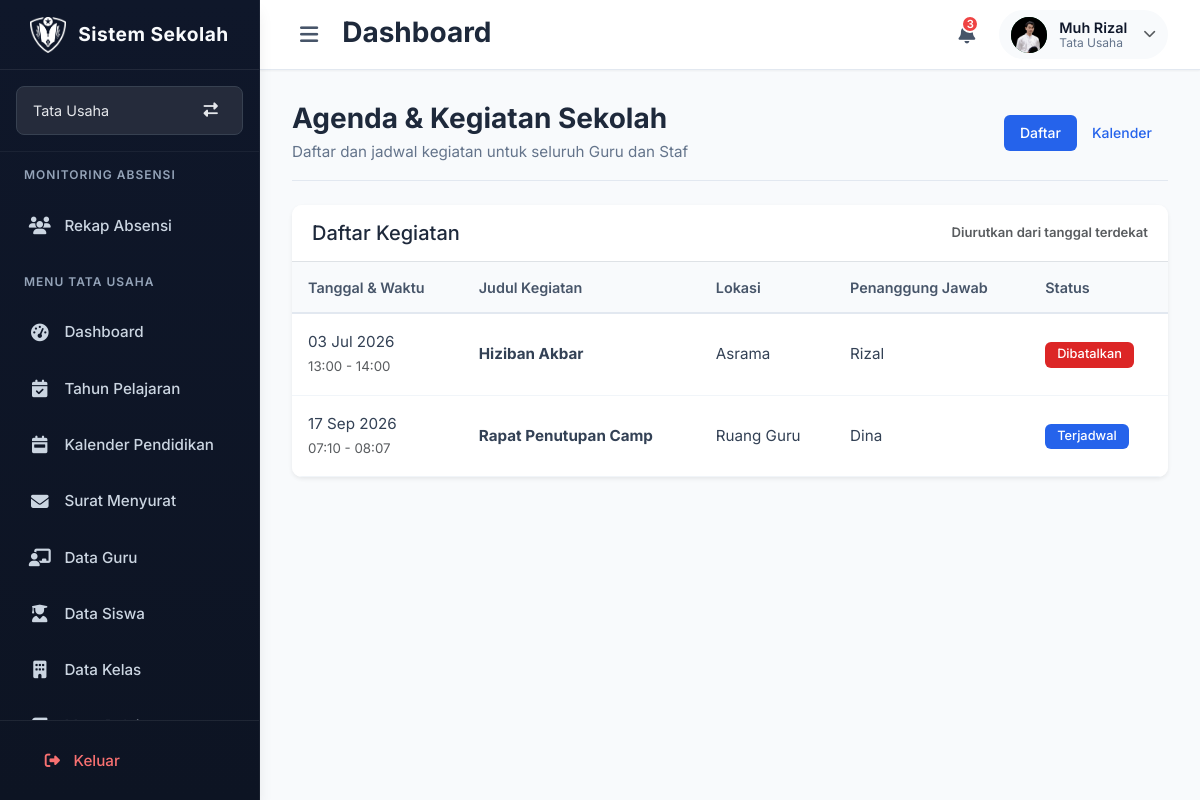
Screenshot of /agenda/ (signed in) with the database file from the repository.
### models.py (models this page shows, shortened)
class Guru(db.Model):
    __tablename__ = 'guru'
    nip = db.Column(db.String(50), nullable=True)
    nik = db.Column(db.String(20), nullable=True)
    gelar_depan = db.Column(db.String(30), nullable=True)
    gelar_belakang = db.Column(db.String(50), nullable=True)
    pendidikan_terakhir = db.Column(db.String(10), nullable=True)
    status_pernikahan = db.Column(db.String(20), nullable=True)
    id = db.Column(db.String(6), primary_key=True, unique=True, nullable=False)
    nama = db.Column(db.String(100), nullable=False)
    jenis_kelamin = db.Column(db.String(20), nullable=False)
    tempat_lahir = db.Column(db.String(100))
    tanggal_lahir = db.Column(db.Date)
    jabatan = db.Column(db.String(50), nullable=False)
    tugas_tambahan = db.Column(db.Text)
    sertifikasi = db.Column(db.Boolean, default=False)
    status = db.Column(db.String(20), default='Aktif')
    no_hp = db.Column(db.String(20))
    email = db.Column(db.String(100), unique=True, nullable=True)
    alamat = db.Column(db.Text)
    dibuat_pada = db.Column(db.DateTime, default=datetime.utcnow)
    foto_profil = db.Column(db.String(255), nullable=True)
    akun = db.relationship('User', backref='guru', uselist=False)

class AgendaKegiatan(db.Model):
    __tablename__ = 'agenda_kegiatan'
    id = db.Column(db.Integer, primary_key=True)
    judul = db.Column(db.String(200), nullable=False)
    deskripsi = db.Column(db.Text)
    tanggal_mulai = db.Column(db.DateTime, nullable=False)
    tanggal_selesai = db.Column(db.DateTime)
    lokasi = db.Column(db.String(150))
    penanggung_jawab = db.Column(db.String(100))
    status = db.Column(db.String(20), default='Terjadwal')
    dibuat_oleh = db.Column(db.String(100))
    dibuat_pada = db.Column(db.DateTime, default=datetime.utcnow)
    tahun_pelajaran = db.Column(db.String(20), nullable=False)

### routes/sections/kepsek/agenda.py (the view)
@agenda_bp.route('/')
def daftar_agenda():
    if not session.get('logged_in'):
        return redirect(url_for('login.halaman_login'))
    daftar = AgendaKegiatan.query.order_by(AgendaKegiatan.tanggal_mulai.asc()).all()
    sekarang = datetime.now()
    events = []
    daftar_dengan_status = []
    if daftar:
        for a in daftar:
            if a.status != "Dibatalkan":
                if a.tanggal_mulai > sekarang:
                    status = "Terjadwal"
                elif a.tanggal_selesai and a.tanggal_selesai < sekarang:
                    status = "Selesai"
                else:
                    status = "Berlangsung"
            else:
                status = "Dibatalkan"
            events.append({
                'id': a.id,
                'title': a.judul,
                'start': a.tanggal_mulai.strftime('%Y-%m-%dT%H:%M'),
                'end': a.tanggal_selesai.strftime('%Y-%m-%dT%H:%M') if a.tanggal_selesai else a.tanggal_mulai.strftime('%Y-%m-%dT%H:%M'),
                'status': status,
                'lokasi': a.lokasi or '',
                'pj': a.penanggung_jawab or ''
            })
            daftar_dengan_status.append({
                'id': a.id,
                'judul': a.judul,
                'deskripsi': a.deskripsi,
                'tanggal_mulai': a.tanggal_mulai,
                'tanggal_selesai': a.tanggal_selesai,
                'lokasi': a.lokasi,
                'penanggung_jawab': a.penanggung_jawab,
                'status': status
            })
    user_role = session.get('role', '')
    daftar_tugas = session.get('daftar_tugas', [])
    user = {
        'nama': session.get('user_name', 'Pengguna'),
        'jabatan': user_role,
        'tugas_tambahan': ", ".join(daftar_tugas) if isinstance(daftar_tugas, list) else "",
        'inisial': session.get('user_initials', 'U')
    }
    get_flashed_messages(with_categories=True)
    context = {
        'active_page': 'agenda',
        'halaman_aktif': 'utama',
        'role': user_role,
        'user': user,
        'user_name': session.get('user_name', ''),
        'daftar_agenda': daftar_dengan_status,
        'events': events,
        'tahun_pelajaran': g.tahun_pelajaran,  # ✅ Ganti jadi dinamis
        'semester': 'Genap'
    }
    return render_template('agenda.html', **context)

### templates/sections/kepsek/agenda.html (shortened to what this page needs)
{% extends "layout.html" %}
{% block extra_css %}
<link rel="stylesheet" href="{{ url_for('static', filename='css/jabatan/kepsek/agenda.css') }}">
{% endblock %}
{% block content %}
<div class="container-fluid px-4">
    <div class="page-header d-flex justify-content-between align-items-center mb-4">
        <div>
            <h2 class="page-title">Agenda & Kegiatan Sekolah</h2>
            <p class="page-subtitle">Daftar dan jadwal kegiatan untuk seluruh Guru dan Staf</p>
        </div>
        <div class="d-flex gap-2">
            <div class="btn-group" role="group">
                <button type="button" class="btn btn-outline-primary active" id="btnTampilanDaftar">Daftar</button>
                <button type="button" class="btn btn-outline-primary" id="btnTampilanKalender">Kalender</button>
            </div>
        </div>
    </div>
    <div id="tampilanDaftar" class="tampilan-aktif">
        <div class="card shadow-sm">
            <div class="card-header bg-white border-bottom d-flex justify-content-between align-items-center">
                <h5 class="mb-0">Daftar Kegiatan</h5>
                <span class="text-muted small">Diurutkan dari tanggal terdekat</span>
            </div>
            <div class="card-body p-0">
                {% if daftar_agenda %}
                <div class="table-responsive">
                    <table class="table table-hover align-middle mb-0">
                        <thead class="table-light">
                            <tr>
                                <th>Tanggal & Waktu</th>
                                <th>Judul Kegiatan</th>
                                <th>Lokasi</th>
                                <th>Penanggung Jawab</th>
                                <th>Status</th>
                            </tr>
                        </thead>
                        <tbody>
                            {% for a in daftar_agenda %}
                            <tr>
                                <td>
                                    {{ a.tanggal_mulai.strftime('%d %b %Y') }}<br>
                                    <small class="text-muted">{{ a.tanggal_mulai.strftime('%H:%M') }} - {{ a.tanggal_selesai.strftime('%H:%M') if a.tanggal_selesai else 'Selesai' }}</small>
                                </td>
                                <td><strong>{{ a.judul }}</strong><br><small class="text-muted">{{ a.deskripsi[:60] }}{% if a.deskripsi|length > 60 %}...{% endif %}</small></td>
                                <td>{{ a.lokasi or '-' }}</td>
                                <td>{{ a.penanggung_jawab or '-' }}</td>
                                <td>
                                    {% if a.status == 'Terjadwal' %}
                                        <span class="badge bg-primary">Terjadwal</span>
                                    {% elif a.status == 'Berlangsung' %}
                                        <span class="badge bg-success">Berlangsung</span>
                                    {% elif a.status == 'Selesai' %}
                                        <span class="badge bg-secondary">Selesai</span>
                                    {% else %}
                                        <span class="badge bg-danger">Dibatalkan</span>
                                    {% endif %}
                                </td>
                            </tr>
                            {% endfor %}
                        </tbody>
                    </table>
                </div>
                {% else %}
                <div class="text-center py-5 text-muted">
                    <i class="fa fa-calendar-times fa-3x mb-3"></i>
                    <p>Belum ada agenda kegiatan yang ditambahkan</p>
                </div>
                {% endif %}
            </div>
        </div>
    </div>
</div>
{% endblock %}

### templates/components/header.html (shortened to what this page needs)
<header class="header">
  <div class="header-left">
    <button class="toggle-sidebar" id="toggleSidebar">
      <i class="fas fa-bars"></i>
    </button>
    <h2 class="page-title">Dashboard</h2>
  </div>
  <div class="header-right d-flex align-items-center gap-3">
    <button class="notification-btn">
      <i class="fas fa-bell"></i>
      <span class="notification-badge">3</span>
    </button>
    <div class="user-profile" id="userProfileBtn">
      <div class="user-avatar">
        {% set nama_pengguna = session.get('user_name') or session.get('absensi_user_name', 'Pengguna') %}
        {% set foto = session.get('foto_profil') %}
        {% if foto %}
          <img src="{{ url_for('tampilkan_foto_profil', filename=foto) }}"
              alt="Foto Profil"
              onerror="this.style.display='none'; this.parentElement.innerHTML='{{ nama_pengguna | inisial_avatar }}';">
        {% else %}
          {{ nama_pengguna | inisial_avatar }}
        {% endif %}
      </div>
      <div class="user-info">
        <div class="user-name">
          {{ (session.get('user_name') or session.get('absensi_user_name', 'Pengguna')) | nama_singkat_dropdown }}
        </div>
        <div class="user-role">
          {% set aktif = session.get('halaman_aktif') | default('utama') %}
          {% if aktif == 'absensi' %}
            Guru
          {% elif aktif == 'bendahara' %}
            Bendahara
          {% elif aktif == 'admin_sistem' %}
            Admin Sistem
          {% elif aktif == 'wali_kelas' %}
            Wali Kelas
          {% elif aktif == 'waka_kurikulum' %}
            Waka Kurikulum
          {% elif aktif == 'waka_kesiswaan' %}
            Waka Kesiswaan
          {% elif aktif == 'pembina_ekskul' %}
            Pembina Ekstrakurikuler
          {% else %}
            {{ session.get('jabatan') or session.get('role', 'Pengguna Sistem') }}
          {% endif %}
        </div>
      </div>
      <i class="fas fa-chevron-down text-muted"></i>
    </div>
  </div>
</header>

### rows the page displays
Guru: foto_profil (picture)
AgendaKegiatan: tanggal_mulai "03 Jul 2026", tanggal_mulai "13:00", tanggal_selesai "14:00", judul "Hiziban Akbar", lokasi "Asrama", penanggung_jawab "Rizal", shows "Dibatalkan"
AgendaKegiatan: tanggal_mulai "17 Sep 2026", tanggal_mulai "07:10", tanggal_selesai "08:07", judul "Rapat Penutupan Camp", lokasi "Ruang Guru", penanggung_jawab "Dina", shows "Terjadwal"

### other values shown
{{ user.jabatan }} "Tata Usaha"
{{ session.get('jabatan') or session.get('role', 'Pengguna Sistem') }} "Tata Usaha"
